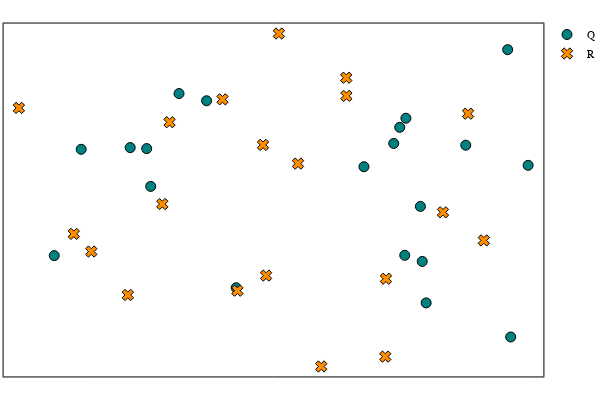

This figure's notebook cell:
### Code cell
plot_P_Q(Q, R, P_label = "Q", Q_label = "R")

### Figure 1 — Plotly figure (JSON) as saved in the notebook; plotly's stock layout.template omitted (floating-point values rounded to 4 significant figures)
{"data": [{"colorbar": {"title": ""}, "legendgroup": "Q", "marker": {"color": "rgba(0, 129, 129, 1.000)", "line": {"color": "rgba(0, 0, 0, 1.000)", "width": 1}, "size": 10, "symbol": "circle"}, "mode": "markers", "name": "Q", "showlegend": true, "type": "scatter", "x": [0.8381, -0.5812, -0.4191, -0.2451, 0.7461, -1.315, 0.5062, 0.6813, 0.849, -0.7712, -0.7477, -1.157, 1.369, 1.105, 1.351, 0.872, 0.7167, 0.7529, 1.472, -0.8683], "xaxis": "x1", "y": [-0.0562, 0.7874, 0.7333, -0.6641, -0.4218, -0.4239, 0.2403, 0.4145, -0.4674, 0.376, 0.09332, 0.3706, -1.032, 0.4015, 1.116, -0.7775, 0.5348, 0.603, 0.2508, 0.3834], "yaxis": "y1", "zmax": null, "zmin": null}, {"colorbar": {"title": ""}, "legendgroup": "R", "marker": {"color": "rgba(255, 141, 0, 1.000)", "line": {"color": "rgba(0, 0, 0, 1.000)", "width": 1}, "size": 10, "symbol": "x"}, "mode": "markers", "name": "R", "showlegend": true, "type": "scatter", "x": [-0.3256, 0.2551, 1.118, -0.06934, -1.523, 0.6356, -0.637, 0.005988, 0.4031, -0.08736, -1.2, -1.097, 0.6317, 0.9708, -0.8822, -0.6793, 1.211, 0.4021, -0.238, 0.1185], "xaxis": "x1", "y": [0.7443, -1.253, 0.6372, -0.5733, 0.68, -0.5968, 0.5731, 1.236, 0.7702, 0.4036, -0.2617, -0.3935, -1.179, -0.1002, -0.7182, -0.03868, -0.3106, 0.9057, -0.6861, 0.2638], "yaxis": "y1", "zmax": null, "zmin": null}], "layout": {"annotations": [], "height": 400, "legend": {"bgcolor": "rgba(255, 255, 255, 1.000)", "bordercolor": "rgba(0, 0, 0, 1.000)", "font": {"color": "rgba(0, 0, 0, 1.000)", "family": "sans-serif", "size": 11}, "tracegroupgap": 0, "x": 1, "y": 1}, "margin": {"b": 20, "l": 0, "r": 0, "t": 20}, "paper_bgcolor": "rgba(255, 255, 255, 1.000)", "plot_bgcolor": "rgba(255, 255, 255, 1.000)", "showlegend": true, "width": 600, "xaxis": {"anchor": "y1", "domain": [0.006562, 0.9934], "gridcolor": "rgba(0, 0, 0, 0.100)", "gridwidth": 0.5, "linecolor": "rgba(0, 0, 0, 1.000)", "mirror": true, "range": [-1.613, 1.561], "showgrid": true, "showline": true, "showticklabels": true, "tickangle": 0, "tickcolor": "rgb(0, 0, 0)", "tickfont": {"color": "rgba(0, 0, 0, 1.000)", "family": "sans-serif", "size": 11}, "tickmode": "array", "ticks": "inside", "ticktext": [], "tickvals": [], "title": "", "titlefont": {"color": "rgba(0, 0, 0, 1.000)", "family": "sans-serif", "size": 15}, "type": "-", "visible": true, "zeroline": false, "zerolinecolor": "rgba(0, 0, 0, 1.000)"}, "yaxis": {"anchor": "x1", "domain": [0.009843, 0.9902], "gridcolor": "rgba(0, 0, 0, 0.100)", "gridwidth": 0.5, "linecolor": "rgba(0, 0, 0, 1.000)", "mirror": true, "range": [-1.327, 1.311], "showgrid": true, "showline": true, "showticklabels": true, "tickangle": 0, "tickcolor": "rgb(0, 0, 0)", "tickfont": {"color": "rgba(0, 0, 0, 1.000)", "family": "sans-serif", "size": 11}, "tickmode": "array", "ticks": "inside", "ticktext": [], "tickvals": [], "title": "", "titlefont": {"color": "rgba(0, 0, 0, 1.000)", "family": "sans-serif", "size": 15}, "type": "-", "visible": true, "zeroline": false, "zerolinecolor": "rgba(0, 0, 0, 1.000)"}}}
